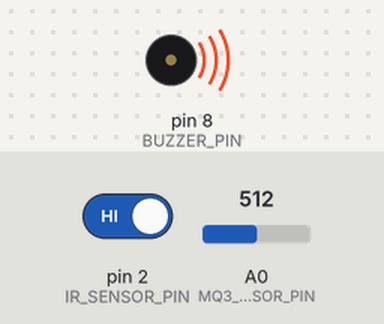
This sketch was run on a simulated Arduino Uno, built with avr-gcc and run on an emulated ATmega328P. Parts: buzzer (waves = sounding, pin HIGH). Inputs (shaded band) come from the test bench; at power-on: A0 (MQ3_SENSOR_PIN) = 512, pin 2 (IR_SENSOR_PIN) HIGH. What the sketch prints to the serial monitor is not drawn.

Above: at 3.3 s.
3.4 s: A0 (MQ3_SENSOR_PIN) set to 408
6.7 s: A0 (MQ3_SENSOR_PIN) set to 393
At 7.8 s:
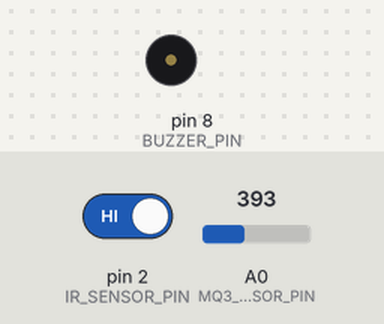
10.0 s: pin 2 (IR_SENSOR_PIN) driven LOW
At 11.0 s:
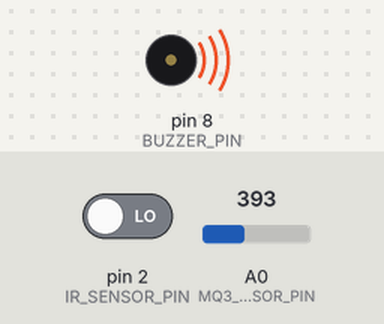
14.0 s: pin 2 (IR_SENSOR_PIN) driven HIGH
At 16.1 s:
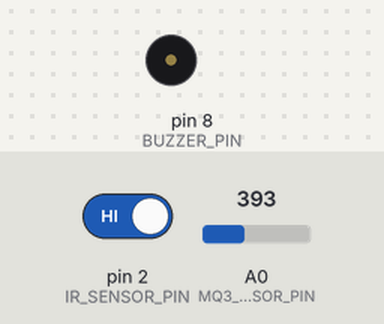
17.3 s: A0 (MQ3_SENSOR_PIN) set to 410
At 18.1 s:
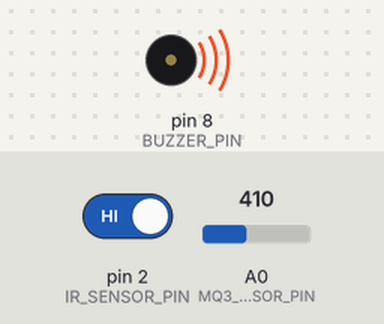
Timing chart, 0 to 20.3 s (numbered marks = the images above; inputs shaded):
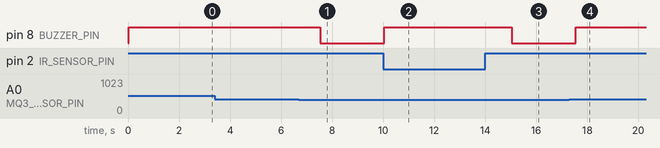

The sketch:

smart_helmet.ino.ino
```cpp
// Smart Helmet Project
// Accident Detection + Alcohol Detection
// Controller: Arduino UNO

#define IR_SENSOR_PIN 2
#define MQ3_SENSOR_PIN A0
#define BUZZER_PIN 8

int alcoholThreshold = 400;   // Adjust according to MQ-3 calibration
int alcoholValue = 0;
int irValue = 0;

void setup() {
  pinMode(IR_SENSOR_PIN, INPUT);
  pinMode(BUZZER_PIN, OUTPUT);

  Serial.begin(9600);
  Serial.println("Smart Helmet System Started");
}

void loop() {
  // Read sensors
  irValue = digitalRead(IR_SENSOR_PIN);
  alcoholValue = analogRead(MQ3_SENSOR_PIN);

  Serial.print("IR Sensor: 300");
  Serial.print(irValue);
  Serial.print(" | MQ-3 Value: 1000");
  Serial.println(alcoholValue);

  // Accident detection (IR sensor)
  if (irValue == LOW) {
    Serial.println("⚠ Accident Detected!");
    digitalWrite(BUZZER_PIN, HIGH);
    delay(2000);
  }
  // Alcohol detection
  else if (alcoholValue > alcoholThreshold) {
    Serial.println("⚠ Alcohol Detected!");
    digitalWrite(BUZZER_PIN, HIGH);
    delay(2000);
  }
  else {
    digitalWrite(BUZZER_PIN, LOW);
  }

  delay(500);
}
```

Measured:
- the behaviour switches between 401 and 400 on A0 (MQ3_SENSOR_PIN) (found by bisection; images 0 and 1)
- after the input at 3.4 s, every drawn part: stays the same
- after the input at 6.7 s, pin 8 (BUZZER_PIN): HIGH → LOW after 0.83 s
- after the input at 10.0 s, pin 8 (BUZZER_PIN): LOW → HIGH at once
- after the input at 14.0 s, pin 8 (BUZZER_PIN): HIGH → LOW after 1.0 s
- after the input at 17.3 s, pin 8 (BUZZER_PIN): LOW → HIGH after 0.24 s
